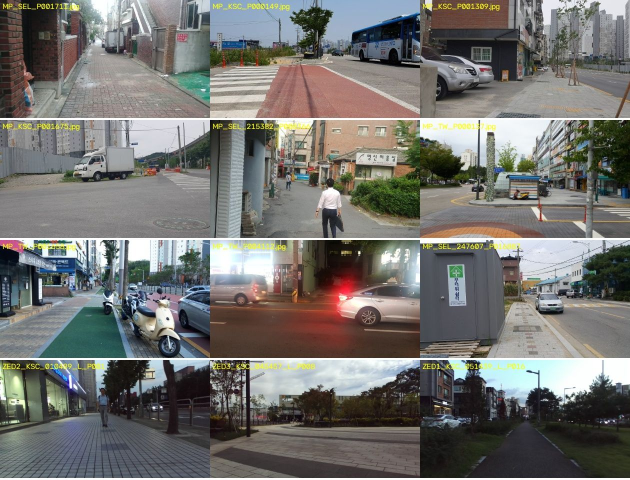
#> input picture insight_fm/analysis/camera_samples.jpg, 1260 x 960 px (shown at 1/2 size)
$ python -i pass1_tactile.py   (imports and definitions only)
#> lines starting #> are read from the running program, lines starting #| are printed output that depends on the picture; after the words box and inside, x2 and y2 are one past the last pixel; in counts of white or black regions, pixels touching at a corner belong together
#> further down, picture is the input picture: shape (960, 1260, 3); mean B, G, R 111.6, 115, 116
"""1단계: 점자블록(노란색) 후보 픽셀 → 행별 가운데 점.
화면 아래 절반에서 노란색(HSV) 덩어리를 찾아, 행마다 가장 넓은 노란 구간의 가운데를 저장한다.
바닥 좌표 변환 · 인도 위 여부 · 직선 맞춤은 pass2에서 (지평선 · 걷는 방향이 프레임마다 다르므로).

usage: python pass1_tactile.py VIDEO OUT_DIR   →  OUT_DIR/tactile.json
"""
import json
import sys
from pathlib import Path

import cv2
import numpy as np

STRIDE = 2           # 15 fps
SCALE = 0.25         # 1080 → 270 폭에서 찾음
ROW_STEP = 3         # 축소 영상에서 3 px마다 한 행
MIN_RUN = 3          # 축소 영상 기준 최소 노란 폭 (px)


def yellow_mask(bgr):
    hsv = cv2.cvtColor(bgr, cv2.COLOR_BGR2HSV)
#> hsv: shape (960, 1260, 3); mean H, S, V 65.3, 49.1, 124
    m = cv2.inRange(hsv, (16, 90, 110), (36, 255, 255))      # 점자블록 노랑 (OpenCV H 0–180)
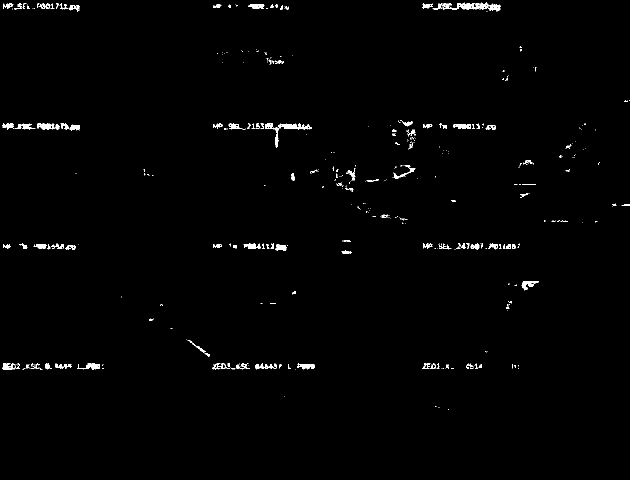
#> m: shape (960, 1260) (shown at 1/2 size); 1% white; 442 white regions (315 under 20 px), largest, box (x1, y1, x2, y2) and area: (530, 246, 623, 296) 816, (904, 6, 1001, 23) 764, (74, 247, 110, 259) 311
    m |= cv2.inRange(hsv, (15, 55, 70), (34, 255, 255))      # 색 바랜 점자블록 (황토색)
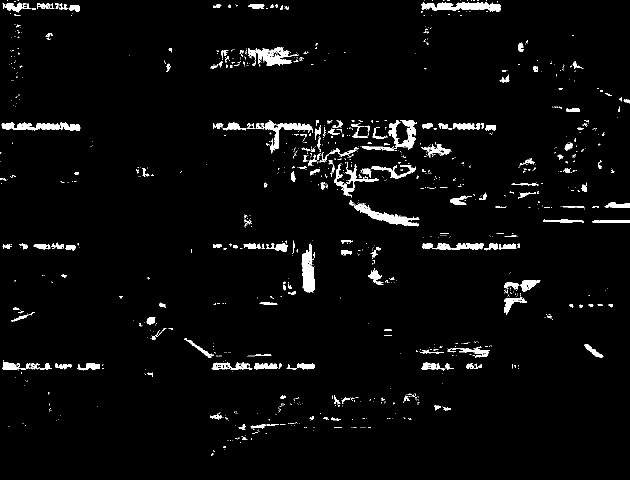
#> m: shape (960, 1260) (shown at 1/2 size); 3.2% white; 1176 white regions (973 under 20 px), largest, box (x1, y1, x2, y2) and area: (843, 4, 1001, 24) 1885, (698, 400, 839, 453) 1827, (723, 240, 832, 302) 1695
    m = cv2.morphologyEx(m, cv2.MORPH_OPEN, np.ones((3, 3), np.uint8))
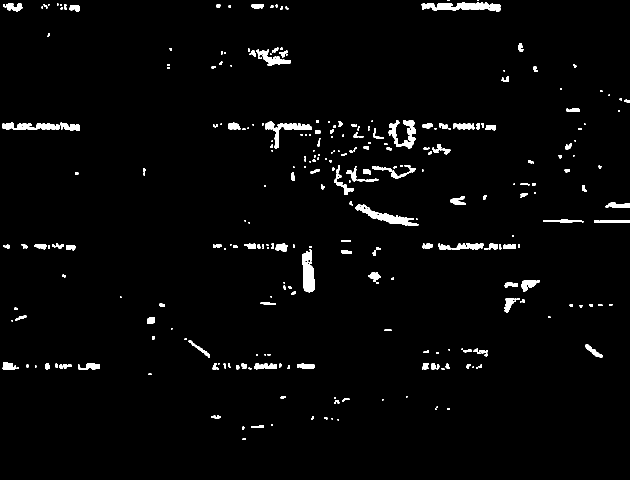
#> m: shape (960, 1260) (shown at 1/2 size); 2.4% white; 306 white regions (111 under 20 px), largest, box (x1, y1, x2, y2) and area: (843, 4, 1001, 23) 1848, (604, 498, 630, 585) 1565, (710, 408, 837, 452) 1563
    return cv2.morphologyEx(m, cv2.MORPH_CLOSE, np.ones((5, 5), np.uint8))
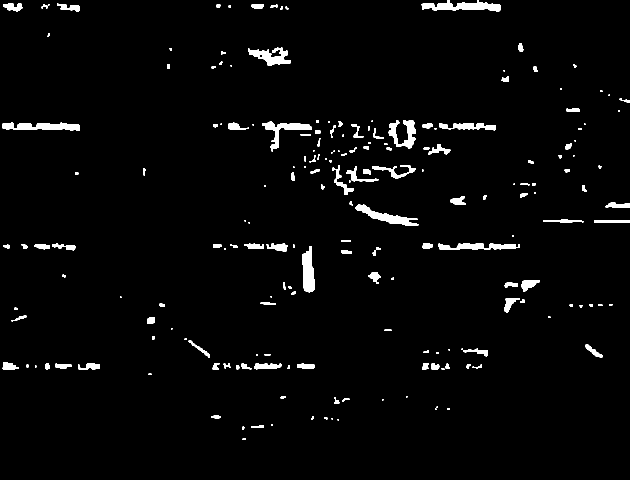
#> returned value: shape (960, 1260) (shown at 1/2 size); 2.6% white; 196 white regions (51 under 20 px), largest, box (x1, y1, x2, y2) and area: (843, 0, 1001, 23) 1969, (710, 408, 837, 452) 1699, (5, 245, 160, 262) 1696


def main(video, out_dir):
    cap = cv2.VideoCapture(video)
    frames, fi = [], 0
    while True:
        ok, fr = cap.read()
        if not ok:
            break
        fi += 1
        if (fi - 1) % STRIDE:
            continue
        H, W = fr.shape[:2]
        small = cv2.resize(fr, (int(W * SCALE), int(H * SCALE)), interpolation=cv2.INTER_AREA)
        m = yellow_mask(small)
        h, w = m.shape
        pts = []
        for r in range(int(h * 0.45), h - 1, ROW_STEP):
            row = m[r] > 0
            if row.sum() < MIN_RUN:
                continue
            # 가장 긴 연속 노란 구간
            d = np.diff(np.r_[0, row.astype(np.int8), 0])
            st, en = np.flatnonzero(d == 1), np.flatnonzero(d == -1)
            k = int(np.argmax(en - st))
            if en[k] - st[k] < MIN_RUN:
                continue
            pts.append([round((r + 0.5) / SCALE, 1), round((st[k] + en[k]) / 2 / SCALE, 1), round((en[k] - st[k]) / SCALE, 1)])
        frames.append(dict(f=fi, pts=pts))
    Path(out_dir, "tactile.json").write_text(json.dumps(dict(stride=STRIDE, frames=frames)), encoding="utf-8")
    print("done", Path(video).name, "frames", fi, "with_yellow", sum(1 for x in frames if len(x["pts"]) >= 6))


# [2 lines not run here, left out]

>>> import cv2
>>> picture = cv2.imread('../../../insight_fm/analysis/camera_samples.jpg')
>>> result = yellow_mask(picture)
